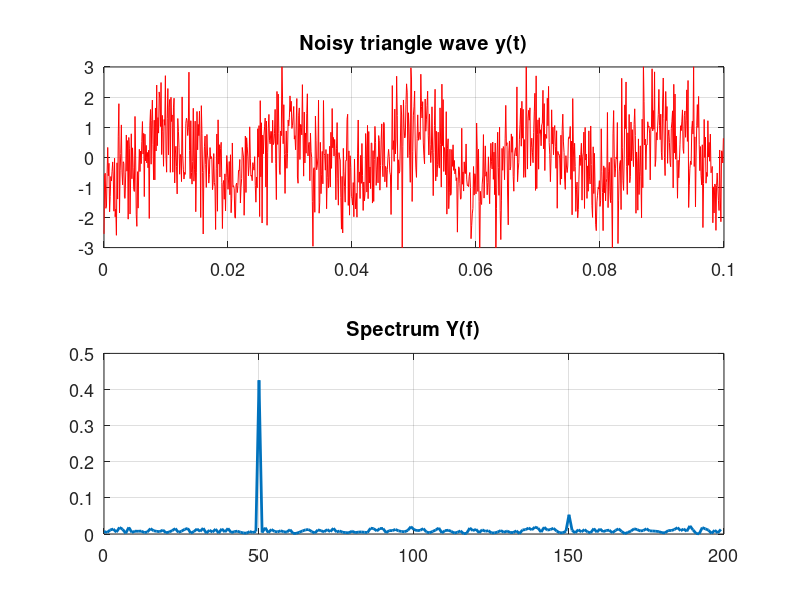
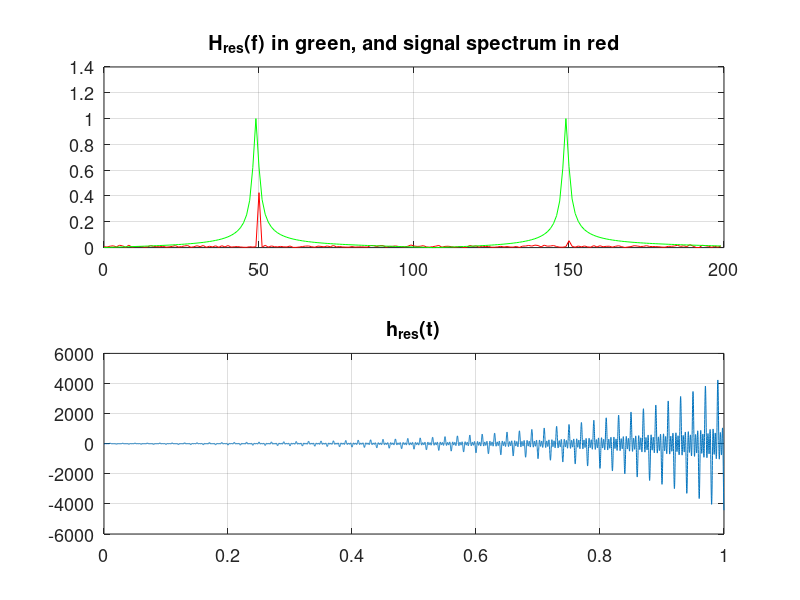
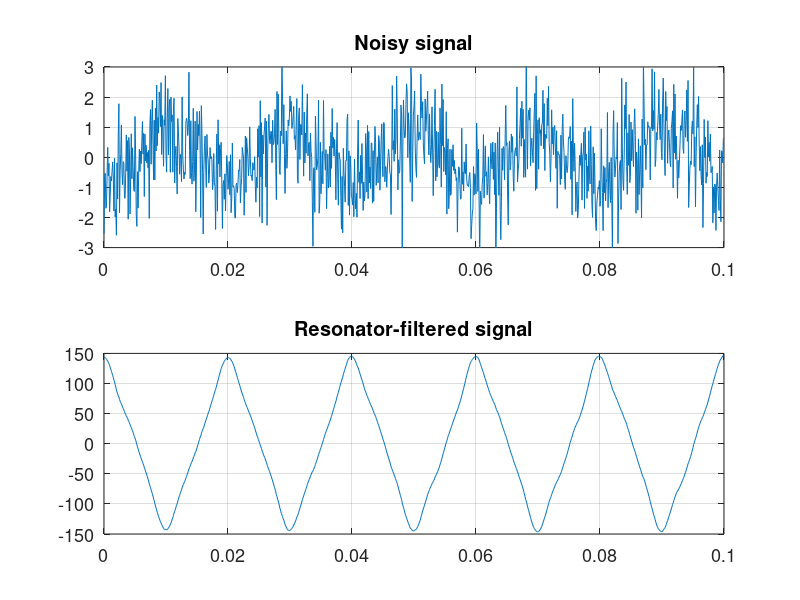

Here is the MATLAB script that generated these plots, in order:
% file: e6_7_tri_resonator.m  % Resonator filter to eliminate noise from triangle wave
% GOAL: Reject triangle#1, keep triangle#2 
% Triangle period 0.02->harmonics k*50 Hertz, k odd
% Sample=10000/second. Duration=1 second.
clear; close all; set(0,'defaultAxesFontSize',13); 

T=[[-50:49]'*ones(1,50);[50:-1:-49]'*ones(1,50)]/50; T=T(:); % Triangle wave
LT = length(T);
N=randn(LT,1); 
SNR=10*log10(sum(T.*T)/sum(N.*N))    %-4.82 dB SNR noise
Y=T+N;
FY=abs(fft(Y))/LT;  %translate noisy signal to frequency domain via FFT

t = [0:9999]/LT; f=[1:200];  % time and freq ranges for plotting
t1 = [1:1000];t10=(t1-1)/LT; 
figure % Triangle+noise and its spectrum
 subplot(211),plot(t10,Y(t1),'r'),axis([0 0.1 -3 3]), grid on, title('Noisy triangle wave y(t)'),
 subplot(212),plot(f-1,FY(f),'LineWidth',2),title('Spectrum Y(f)'), grid on

% RESONATOR: Emphasize triangle harmonics at 50,150,250 Hertz
% Compute frequency response H(f)
% Ask user for alpha value for poles:
A = input('Type real part of filter poles (Ex: -3): ') %smaller a better, but h(t) gets too long
Z = j*2*pi*[-250:100:250]';  P=Z+A;      % poles and zeros at -250,-150, -50, 50, 150, 250 Hz
NUM = poly(Z); DEN=poly(P);
H = polyval(NUM,j*2*pi*f)./polyval(DEN,j*2*pi*f);  H=1-H; % reson filter Hres = 1-Hcomb

[R P]=residue(NUM,DEN);  %Compute impulse response h(t) via partial fractions
h = -real(R.'*exp(P*t));
figure, %Plot filter H(f) and h((t)
 subplot(211),plot(f-1,FY(f),'r',f-1,abs(H(f)),'g'),
   title('H_{res}(f) in green, and signal spectrum in red'), grid on,
 subplot(212),plot(t,h),title('h_{res}(t)'), grid on
%Convolve noisy signal with impulse response h,via multiplication Y(f) times H(f)
% then return to time domain via ifft()
Z= real(ifft(fft(Y).*fft(h')/LT));
figure, %Plot noisy and filtered waves
 subplot(211),plot(t10,Y(t1)),axis([0 0.1 -3 3]),title('Noisy signal'),grid on,
 subplot(212),plot(t10,Z(t1)),title('Resonator-filtered signal'), grid on
